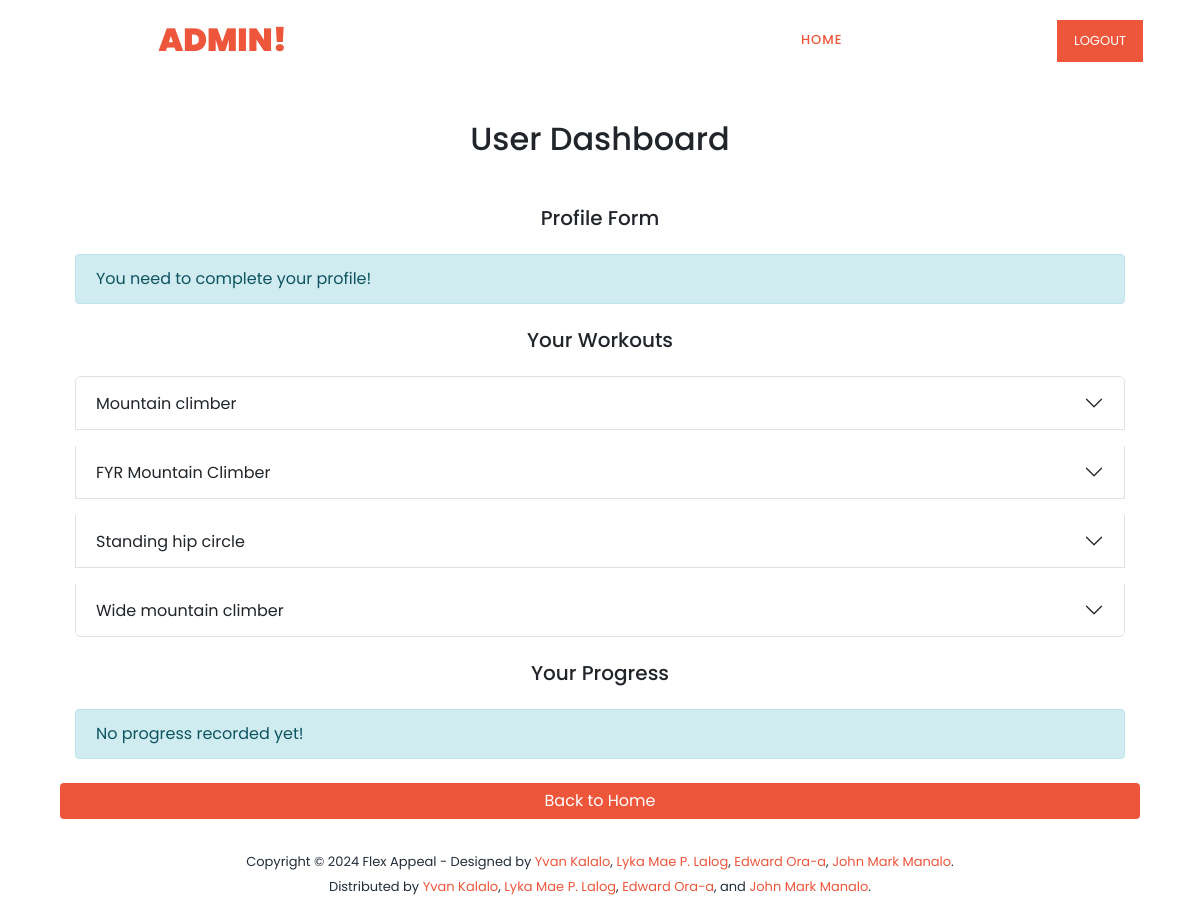
Before: /dashboard/ (signed in) with the older database file.
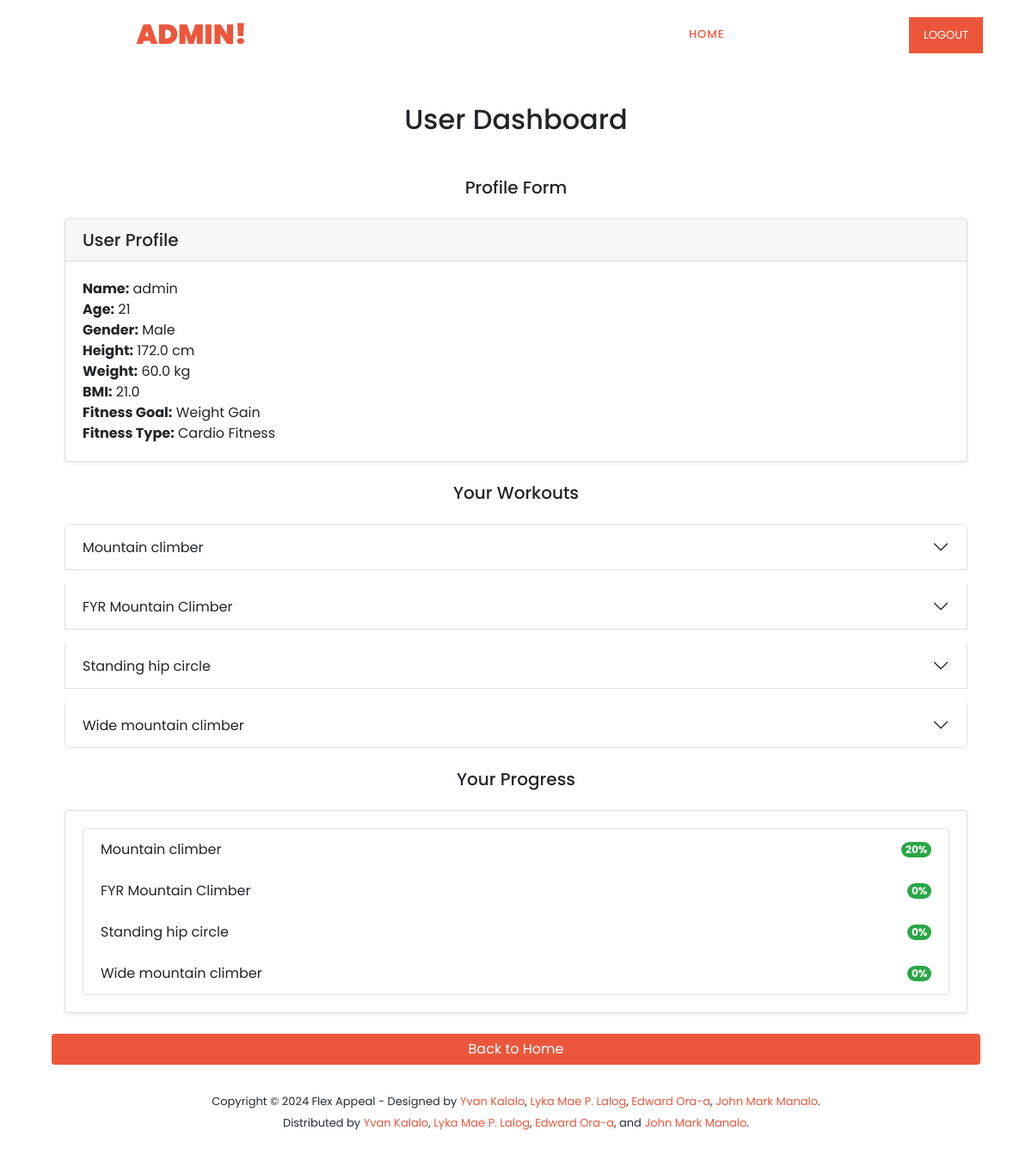
After: the same page with the newer database file.
### account/models.py (models this page shows, shortened)
class Account(AbstractBaseUser):
	email 					= models.EmailField(verbose_name="email", max_length=60, unique=True)
	username 				= models.CharField(max_length=30, unique=True)
	date_joined				= models.DateTimeField(verbose_name='date joined', auto_now_add=True)
	last_login				= models.DateTimeField(verbose_name='last login', auto_now=True)
	is_admin				= models.BooleanField(default=False)
	is_active				= models.BooleanField(default=True)
	is_staff				= models.BooleanField(default=False)
	is_superuser			= models.BooleanField(default=False)
	USERNAME_FIELD = 'email'
	REQUIRED_FIELDS = ['username']
	objects = MyAccountManager()

### machine_learning/models.py (models this page shows, shortened)
class Workout(models.Model):
    Title = models.CharField(max_length=255)
    Desc = models.TextField()
    Type = models.CharField(max_length=50, default='None')
    BodyPart = models.CharField(max_length=50)
    Equipment = models.CharField(max_length=50, default='None')
    Level = models.CharField(max_length=50, default='None')
    class Meta:
        verbose_name = "List of Workouts"  # Singular name in admin
        verbose_name_plural = "Workouts"  # Plural name in admin

class UserProfile(models.Model):
    user = models.OneToOneField(settings.AUTH_USER_MODEL, on_delete=models.CASCADE)
    Sex = models.CharField(max_length=10)
    Age = models.PositiveIntegerField()
    Height = models.FloatField()
    Weight = models.FloatField()
    Hypertension = models.CharField(max_length=3)
    Diabetes = models.CharField(max_length=3)
    BMI = models.FloatField()
    Level = models.CharField(max_length=50)
    Fitness_Goal = models.CharField(max_length=50)
    Fitness_Type = models.CharField(max_length=50)
    class Meta:
        verbose_name = "List of User Profiles"  # Singular name in admin
        verbose_name_plural = "User Profiles"  # Plural name in admin

class UserProgress(models.Model):
    user = models.ForeignKey(settings.AUTH_USER_MODEL, on_delete=models.CASCADE)
    workout = models.ForeignKey(Workout, on_delete=models.CASCADE)
    progress = models.PositiveIntegerField()  # Percentage or count of completed workouts
    date = models.DateField(auto_now_add=True)
    progress_date = models.DateField(auto_now=True)  # Automatically update the date whenever the progress is updated
    class Meta:
        verbose_name = "List of User Progress"  # Singular name in admin
        verbose_name_plural = "User Progress"  # Plural name in admin

### personal/views.py (the view)
# urls.py: path('dashboard/', views.dashboard_view, name='dashboard'),
def dashboard_view(request):
    workouts = Workout.objects.all()  # Get all workouts
    user_profile = None
    user_progress = None
    if request.user.is_authenticated:
        try:
            user_profile = UserProfile.objects.get(user=request.user)  # Get user's profile
        except UserProfile.DoesNotExist:
            user_profile = None  # If profile doesn't exist, keep it None
        user_progress = UserProgress.objects.filter(user=request.user)  # Get user's progress
    context = {
        'workouts': workouts,
        'user_profile': user_profile,
        'user_progress': user_progress,
    }
    return render(request, 'dashboard.html', context)

### personal/templates/dashboard.html (shortened to what this page needs)
{% extends 'master.html' %}
{% load static %}
{% block content %}
<div class="container mt-5 pt-5">
    <h2 class="text-center mb-4 pt-4">User Dashboard</h2>
    <div class="col pt-4">
        <div class="col-md-12 mb-4">
            <h5 class="text-center mb-4">Profile Form</h5>
            {% if user_profile %}
                <div class="card shadow-sm mb-4">
                    <div class="card-header">
                        <h5>User Profile</h5>
                    </div>
                    <div class="card-body">
                        <ul class="list-unstyled">
                            <li><strong>Name:</strong> {{ request.user.username }}</li>
                            <li><strong>Age:</strong> {{ user_profile.Age }}</li>
                            <li><strong>Gender:</strong> {{ user_profile.Sex }}</li>
                            <li><strong>Height:</strong> {{ user_profile.Height }} cm</li>
                            <li><strong>Weight:</strong> {{ user_profile.Weight }} kg</li>
                            <li><strong>BMI:</strong> {{ user_profile.BMI }}</li>
                            <li><strong>Fitness Goal:</strong> {{ user_profile.Fitness_Goal }}</li>
                            <li><strong>Fitness Type:</strong> {{ user_profile.Fitness_Type }}</li>
                        </ul>
                    </div>
                </div>
            {% else %}
                <div class="alert alert-info mt-3">You need to complete your profile!</div>
            {% endif %}
        </div>
        <div class="col-md-12 mb-4">
            <h5 class="text-center mb-4">Your Workouts</h5>
            {% if workouts %}
            <div class="accordion" id="workoutAccordion">
                {% for workout in workouts %}
                <div class="accordion-item mb-3">
                    <h2 class="accordion-header" id="heading{{ forloop.counter }}">
                        <button class="accordion-button collapsed" type="button" data-bs-toggle="collapse" data-bs-target="#collapse{{ forloop.counter }}" aria-expanded="false" aria-controls="collapse{{ forloop.counter }}">
                            {{ workout.Title }}
                        </button>
                    </h2>
                </div>
                {% endfor %}
            </div>
            {% else %}
            <div class="alert alert-info mt-3">
                No workout recorded yet!
            </div>
            {% endif %}
        </div>
        <div class="col-md-12 mb-4">
            <h5 class="text-center mb-4">Your Progress</h5>
            {% if user_progress %}
                <div class="card shadow-sm">
                    <div class="card-body">
                        <ul class="list-group">
                            {% for progress in user_progress %}
                                <li class="list-group-item d-flex justify-content-between align-items-center">
                                    {{ progress.workout.Title }}
                                    <span class="badge bg-success rounded-pill">{{ progress.progress }}%</span>
                                </li>
                            {% endfor %}
                        </ul>
                    </div>
                </div>
            {% else %}
                <div class="alert alert-info mt-3">No progress recorded yet!</div>
            {% endif %}
        </div>
         <div class="mt-4 text-center">
            <a href="{% url 'index' %}" class="btn btn-primary w-100"
                style="background-color: #ed563b; border: none;">
                Back to Home
            </a>
        </div>
    </div>
</div>
{% endblock %}

### personal/templates/master.html (shortened to what this page needs)
<!DOCTYPE html>
<html lang="en">
<head>
    {% include 'snippets/header_snippets.html' %}
</head>
<body>
    {% block content %}
    {% endblock %}
    {% include 'snippets/footer_snippets.html' %}
</body>
</html>

### personal/templates/snippets/header_snippets.html (shortened to what this page needs)
{% load static %}
{% load bootstrap5 %}
{% bootstrap_css %}
<link rel="stylesheet" type="text/css" href="{% static 'css/bootstrap.min.css' %}">
<link rel="stylesheet" type="text/css" href="{% static 'css/font-awesome.css' %}">
<link rel="stylesheet" href="{% static 'css/templatemo-training-studio.css' %}">
</head>
<body>
<header class="header-area header-sticky">
    <div class="container">
        <div class="row">
            <div class="col-12">
                <nav class="main-nav">
                    {% if request.user.is_authenticated %}
                        <a href="{% url 'index' %}" class="logo">Hello,<em> {{request.user.username}}!</em></a>
                        <ul class="nav">
                            <li class="scroll-to-section"><a href="{% url 'index' %}" class="active">Home</a></li>
                            <li class="scroll-to-section"><a href="{% url 'account' %}">Account</a></li>
                            <li class="scroll-to-section"><a href="#contact-us">Contact</a></li>
                            <li class="main-button"><a href="{% url 'logout' %}">Logout</a></li>
                        </ul>
                    {% endif %}
                </nav>
            </div>
        </div>
    </div>
</header>

### personal/templates/snippets/footer_snippets.html (shortened to what this page needs)
{% load static %}
<footer>
    <div class="container">
        <div class="row">
            <div class="col-lg-12">
                <p>Copyright &copy; 2024 Flex Appeal
                - Designed by
                <a rel="nofollow" href="https://www.facebook.com/ivan.kalalo.07" class="tm-text-link" target="_parent">Yvan Kalalo</a>,
                <a rel="nofollow" href="" class="tm-text-link" target="_parent">Lyka Mae P. Lalog</a>,
                <a rel="nofollow" href="https://www.facebook.com/edward.a.oraa" class="tm-text-link" target="_parent">Edward Ora-a</a>,
                <a rel="nofollow" href="https://www.facebook.com/johnmark.manalo.39501" class="tm-text-link" target="_parent">John Mark Manalo</a>. <br>
            Distributed by
            <a rel="nofollow" href="https://www.facebook.com/ivan.kalalo.07" class="tm-text-link" target="_parent">Yvan Kalalo</a>,
            <a rel="nofollow" href="" class="tm-text-link" target="_parent">Lyka Mae P. Lalog</a>,
            <a rel="nofollow" href="https://www.facebook.com/edward.a.oraa" class="tm-text-link" target="_parent">Edward Ora-a</a>, and
            <a rel="nofollow" href="https://www.facebook.com/johnmark.manalo.39501" class="tm-text-link" target="_parent">John Mark Manalo</a>.
            </p>
            </div>
        </div>
    </div>
</footer>

### personal/static/css/templatemo-training-studio.css (style rules this page uses)
html, body, div, span, applet, object, iframe, h1, h2, h3, h4, h5, h6, p, blockquote, div pre, a, abbr, acronym, address, big, cite, code, del, dfn, em, font, img, ins, kbd, q, s, samp, small, strike, strong, sub, sup, tt, var, b, u, i, center, dl, dt, dd, ol, ul, li, figure, header, nav, section, article, aside, footer, figcaption { margin: 0; padding: 0; border: 0; outline: 0; }
ul, li { padding: 0; margin: 0; list-style: none; }
header, nav, section, article, aside, footer, hgroup { display: block; }
* { box-sizing: border-box; }
html, body { font-family: 'Poppins', sans-serif; font-weight: 400; background-color: #fff; font-size: 16px; -ms-text-size-adjust: 100%; -webkit-font-smoothing: antialiased; -moz-osx-font-smoothing: grayscale; }
a { text-decoration: none !important; }
h1, h2, h3, h4, h5, h6 { margin-top: 0px; margin-bottom: 0px; }
ul { margin-bottom: 0px; }
p { font-size: 14px; line-height: 25px; color: #7a7a7a; }
html, body { background: #fff; font-family: 'Poppins', sans-serif; }
.main-button a { display: inline-block; font-size: 15px; padding: 12px 20px; background-color: #ed563b; color: #fff; text-align: center; font-weight: 400; text-transform: uppercase; transition: all .3s; }
.header-area { position: absolute; top: 0px; left: 0px; right: 0px; z-index: 100; height: 80px; background: rgba(250,250,250,0.1); -webkit-transition: all .5s ease 0s; -moz-transition: all .5s ease 0s; -o-transition: all .5s ease 0s; transition: all .5s ease 0s; }
.header-area .main-nav { min-height: 80px; background: transparent; }
.header-area .main-nav .logo { line-height: 80px; color: #fff; font-size: 32px; font-weight: 800; text-transform: uppercase; float: left; -webkit-transition: all 0.3s ease 0s; -moz-transition: all 0.3s ease 0s; -o-transition: all 0.3s ease 0s; transition: all 0.3s ease 0s; }
.header-area .main-nav .logo em { font-style: normal; color: #ed563b; font-weight: 900; }
.header-area .main-nav .nav { float: right; margin-top: 27px; margin-right: 0px; background-color: transparent; -webkit-transition: all 0.3s ease 0s; -moz-transition: all 0.3s ease 0s; -o-transition: all 0.3s ease 0s; transition: all 0.3s ease 0s; position: relative; z-index: 999; }
.header-area .main-nav .nav li { padding-left: 20px; padding-right: 20px; }
.header-area .main-nav .nav li a { display: block; font-weight: 500; font-size: 13px; color: #7a7a7a; text-transform: uppercase; -webkit-transition: all 0.3s ease 0s; -moz-transition: all 0.3s ease 0s; -o-transition: all 0.3s ease 0s; transition: all 0.3s ease 0s; height: 40px; line-height: 40px; border: transparent; letter-spacing: 1px; }
.header-area .main-nav .nav li a { color: #fff; }
.header-area .main-nav .nav li:last-child a { display: inline-block; font-size: 13px; padding: 11px 17px; background-color: #ed563b; color: #fff; text-align: center; font-weight: 400; letter-spacing: 0px; text-transform: uppercase; transition: all .3s; height: auto; line-height: 20px; }
.header-area .main-nav .nav li:hover a, .header-area .main-nav .nav li a.active { color: #ed563b!important; opacity: 1; }
.header-area.header-sticky { min-height: 80px; }
.header-area.header-sticky .nav { margin-top: 20px !important; }
.header-area.header-sticky .nav li a.active { color: #ed563b; }
@media (max-width: 1200px) { .header-area .main-nav .nav li { padding-left: 12px; padding-right: 12px; } }
@media (max-width: 1200px) { .header-area .main-nav:before { display: none; } }
@media (min-width: 767px) { .header-area .main-nav .nav { display: flex !important; } }
footer { text-align: center; padding: 30px 0px; }
footer p { color: #232d39; font-size: 13px; }
footer p a { cursor: pointer; color: #ed563b; }

Changed rows visible on the page:
changed Account "ADMIN": user.username (not shown) → "admin"
added UserProfile: Age "21", Sex "Male", Height "172.0", Weight "60.0", BMI "21.0", Fitness_Goal "Weight Gain", Fitness_Type "Cardio Fitness"
added UserProgress: workout.Title "Mountain climber", progress "20"
added UserProgress: workout.Title "FYR Mountain Climber", progress "0"
added UserProgress: workout.Title "Standing hip circle", progress "0"
added UserProgress: workout.Title "Wide mountain climber", progress "0"
Other visible differences:
text no longer shown: "You need to complete your profile! No progress recorded yet!"
text now shown: "User Profile Name: Age: Gender: Height: cm Weight: kg BMI: Fitness Goal: Fitness Type:"
